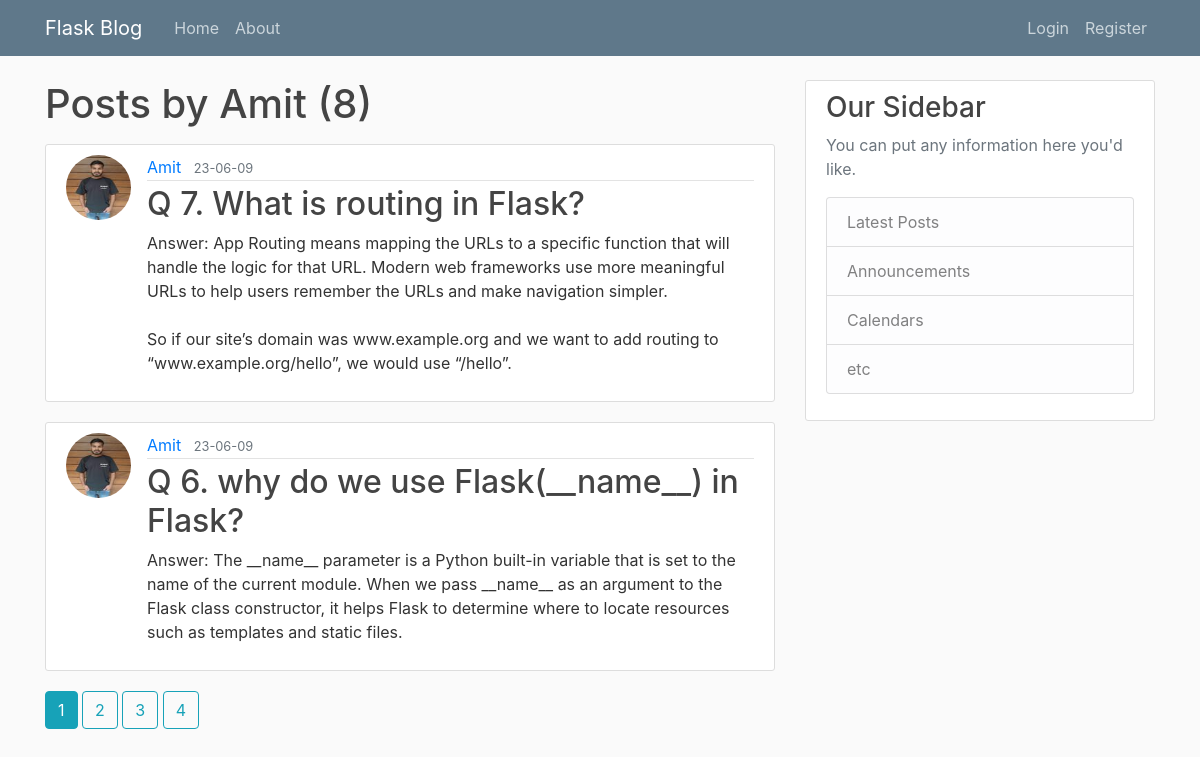
Page /user/Amit  on the earlier database version.
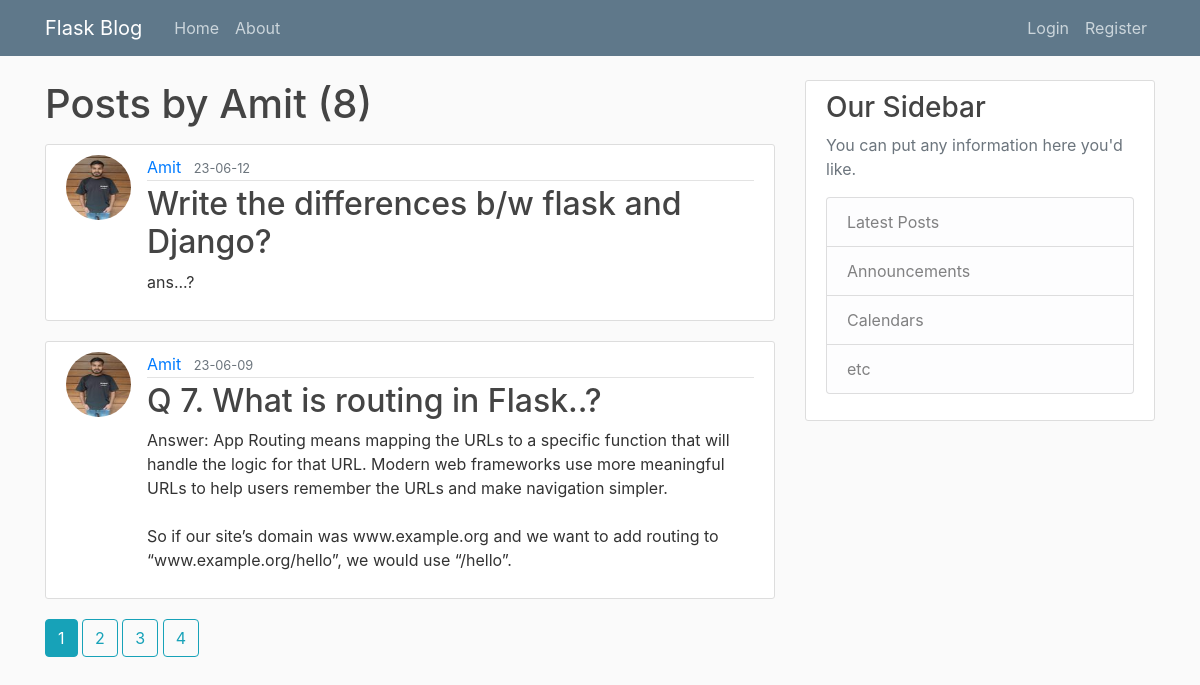
Same page on the later database version.
### flaskblog/models.py (models this page shows, shortened)
class User(db.Model, UserMixin):
    id = db.Column(db.Integer, primary_key = True)
    username = db.Column( db.String(20), unique=True, nullable=False)
    email = db.Column( db.String(20), unique=True, nullable=False)
    image_file = db.Column( db.String(20),  nullable=False, default='default.jpg')
    password = db.Column( db.String(60),  nullable=False)
    posts = db.relationship('Post', backref='author', lazy=True)

class Post(db.Model):
    id = db.Column(db.Integer, primary_key = True)
    title = db.Column(db.String(100),nullable = False)
    date_posted = db.Column(db.DateTime ,nullable = False, default= datetime.utcnow)
    content = db.Column(db.Text,nullable = False)
    user_id = db.Column(db.Integer, db.ForeignKey('user.id'), nullable=False)

### flaskblog/routes.py (the view)
@app.route('/user/<string:username>')
def user_posts(username):
    page = request.args.get('page',1,type=int)
    user = User.query.filter_by(username = username).first_or_404()
    posts = Post.query.filter_by(author = user) \
    .order_by(Post.date_posted.desc())\
    .paginate(page=page, per_page = 2)
    return render_template('user_posts.html', posts = posts, user=user)

### flaskblog/templates/user_posts.html
{% extends 'layout.html' %}
{% block content %}
<h1 class="mb-3">Posts by {{user.username}}({{posts.total}})</h1>
    {% for post in posts %}
    <article class="media content-section">
      <img class="rounded-circle article-img" src="{{ url_for('static', filename='profile_pics/'+post.author.image_file) }}" alt="">
        <div class="media-body">
          <div class="article-metadata">
            <a class="mr-2" href="{{ url_for('user_posts', username=post.author.username) }}">{{ post.author.username }}</a>
            <small class="text-muted">{{ post.date_posted.strftime('%y-%m-%d') }}</small>
          </div>
          <h2><a class="article-title" href="{{ url_for('post', post_id = post.id)}}">{{ post.title }}</a></h2>
          <p class="article-content">{{ post.content }}</p>
        </div>
      </article>
    {% endfor %}
    {% for page_num in posts.iter_pages(left_edge=1, right_edge=1, left_current=1, right_current=2) %}
    {% if page_num %}
      {% if posts.page == page_num %}
        <a class="btn btn-info mb-4" href="{{ url_for('user_posts',username=user.username, page=page_num) }}">{{ page_num }}</a>
      {% else %}
        <a class="btn btn-outline-info mb-4" href="{{ url_for('user_posts',username=user.username, page=page_num) }}">{{ page_num }}</a>
      {% endif %}
    {% else %}
      ...
    {% endif %}
  {% endfor %}
{% endblock content %}

### flaskblog/templates/layout.html (shortened to what this page needs)
<!DOCTYPE html>
<html lang="en">
<head>
    <link rel="stylesheet" href="https://cdn.jsdelivr.net/npm/bootstrap@4.0.0/dist/css/bootstrap.min.css">
    <link rel="stylesheet"  type="text/css"  href="{{ url_for('static', filename='main.css') }}">
</head>
<body>
    <header class="site-header">
        <nav class="navbar navbar-expand-md navbar-dark bg-steel fixed-top">
          <div class="container">
            <a class="navbar-brand mr-4" href="/">Flask Blog</a>
            <div class="collapse navbar-collapse" id="navbarToggle">
              <div class="navbar-nav mr-auto">
                <a class="nav-item nav-link" href="{{ url_for('Home') }}">Home</a>
                <a class="nav-item nav-link" href="{{ url_for('about') }}">About</a>
              </div>
              <div class="navbar-nav">
                {% if current_user.is_authenticated  %}
                   <a class="nav-item nav-link" href="{{ url_for('new_post') }}">New Post</a>
                   <a class="nav-item nav-link" href="{{ url_for('account') }}">Account</a>
                   <a class="nav-item nav-link" href="{{ url_for('logout') }}">Logout</a>
                {% else %}
                   <a class="nav-item nav-link" href="{{ url_for('login') }}">Login</a>
                   <a class="nav-item nav-link" href="{{ url_for('register') }}">Register</a>
                {% endif %}
              </div>
            </div>
          </div>
        </nav>
      </header>
      <main role="main" class="container">
        <div class="row">
          <div class="col-md-8">
            {% block content %}{% endblock %}
          </div>
          <div class="col-md-4">
            <div class="content-section">
              <h3>Our Sidebar</h3>
              <p class='text-muted'>You can put any information here you'd like.
                <ul class="list-group">
                  <li class="list-group-item list-group-item-light">Latest Posts</li>
                  <li class="list-group-item list-group-item-light">Announcements</li>
                  <li class="list-group-item list-group-item-light">Calendars</li>
                  <li class="list-group-item list-group-item-light">etc</li>
                </ul>
              </p>
            </div>
          </div>
        </div>
      </main>
</body>
</html>

### flaskblog/static/main.css (style rules this page uses)
body { background: #fafafa; color: #333333; margin-top: 5rem; }
h1, h2, h3, h4, h5, h6 { color: #444444; }
.bg-steel { background-color: #5f788a; }
.site-header .navbar-nav .nav-link { color: #cbd5db; }
.content-section { background: #ffffff; padding: 10px 20px; border: 1px solid #dddddd; border-radius: 3px; margin-bottom: 20px; }
.article-title { color: #444444; }
.article-content { white-space: pre-line; }
.article-img { height: 65px; width: 65px; margin-right: 16px; }
.article-metadata { padding-bottom: 1px; margin-bottom: 4px; border-bottom: 1px solid #e3e3e3 }

Differences in the rows shown:
no longer on this page (row unchanged): Post: image_file (picture), author.username "Amit", date_posted "23-06-09", title "Q 6. why do we use Flask(__name__) in Flask?", content "Answer: The __name__ parameter is a Python built-in variable that is set to the name of the current module. When we pass __name__ as an argument to the Flask class constructor, it helps Flask to determine where to locate resources such as templates and static files."
added Post: image_file (picture), author.username "Amit", date_posted "23-06-12", title "Write the differences b/w flask and Django?", content "ans...?"
changed Post: title "Q 7. What is routing in Flask?" → "Q 7. What is routing in Flask..?"
